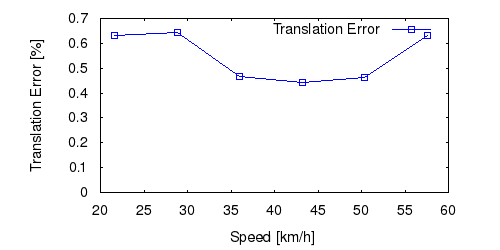

This chart was generated by the following gnuplot code:
set term postscript eps enhanced color
set output "17_ts.eps"
set size ratio 0.5
set yrange [0:*]
set xlabel "Speed [km/h]"
set ylabel "Translation Error [%]"
plot "17_ts.txt" using ($1*3.6):($2*100) title 'Translation Error' lc rgb "#0000FF" pt 4 w linespoints
